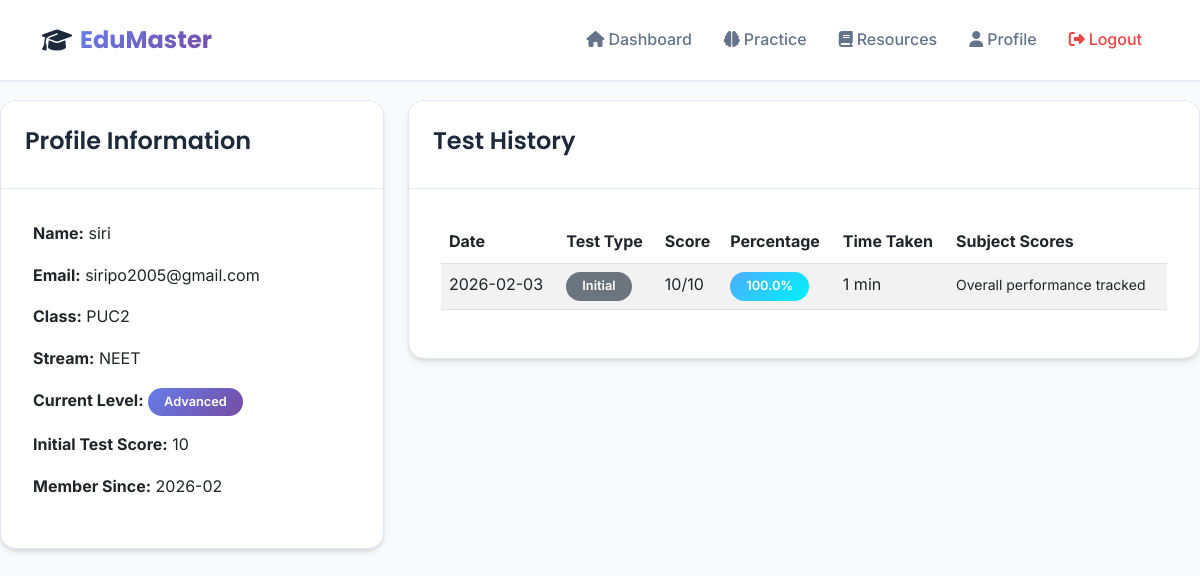
Screenshot of /profile (signed in) with the database file from the repository.
### tables this page shows
CREATE TABLE users (
            id INTEGER PRIMARY KEY AUTOINCREMENT,
            name TEXT NOT NULL,
            email TEXT UNIQUE NOT NULL,
            password TEXT NOT NULL,
            class_level TEXT NOT NULL,
            stream TEXT NOT NULL,
            initial_test_score INTEGER DEFAULT 0,
            level TEXT DEFAULT 'Beginner',
            weak_topics TEXT DEFAULT '{}',
            strong_topics TEXT DEFAULT '{}',
            created_at TIMESTAMP DEFAULT CURRENT_TIMESTAMP
        , remember_token TEXT, last_login TIMESTAMP);

CREATE TABLE test_attempts (
            id INTEGER PRIMARY KEY AUTOINCREMENT,
            user_id INTEGER NOT NULL,
            test_type TEXT NOT NULL,
            questions_attempted TEXT NOT NULL,
            answers_given TEXT NOT NULL,
            score INTEGER NOT NULL,
            total_questions INTEGER NOT NULL,
            time_taken INTEGER,
            subject_scores TEXT,
            created_at TIMESTAMP DEFAULT CURRENT_TIMESTAMP,
            FOREIGN KEY (user_id) REFERENCES users (id)
        );

### simple_app.py (the view)
@app.route('/profile')
def profile():
    user = get_current_user()
    if not user:
        return redirect(url_for('login'))
    conn = get_db()
    test_history = conn.execute('''
        SELECT * FROM test_attempts WHERE user_id = ?
        ORDER BY created_at DESC
    ''', (user['id'],)).fetchall()
    conn.close()
    return render_template('profile.html', user=dict(user), test_history=test_history)

### simple_app.py (called while the page is built)
def get_db():
    conn = sqlite3.connect(DATABASE)
    conn.row_factory = sqlite3.Row
    return conn

def get_current_user():
    if 'user_id' in session:
        conn = get_db()
        user = conn.execute('SELECT * FROM users WHERE id = ?', (session['user_id'],)).fetchone()
        conn.close()
        return user
    return get_user_from_session()

@app.before_request
def load_user_from_session():
    if 'user_id' not in session:
        session_token = session.get('session_token')
        if session_token:
            user = get_user_from_session()
            if user:
                session['user_id'] = user['id']

### templates/profile.html (shortened to what this page needs)
{% extends "base.html" %}
{% block content %}
<div class="row">
    <div class="col-md-4">
        <div class="card">
            <div class="card-header">
                <h4>Profile Information</h4>
            </div>
            <div class="card-body">
                <p><strong>Name:</strong> {{ user.name }}</p>
                <p><strong>Email:</strong> {{ user.email }}</p>
                <p><strong>Class:</strong> {{ user.class_level }}</p>
                <p><strong>Stream:</strong> {{ user.stream }}</p>
                <p><strong>Current Level:</strong>
                    <span class="badge bg-primary">{{ user.level }}</span>
                </p>
                <p><strong>Initial Test Score:</strong> {{ user.initial_test_score }}</p>
                <p><strong>Member Since:</strong> {{ user['created_at'][:7] if user.get('created_at') else 'Recently' }}</p>
            </div>
        </div>
    </div>
    <div class="col-md-8">
        <div class="card">
            <div class="card-header">
                <h4>Test History</h4>
            </div>
            <div class="card-body">
                {% if test_history %}
                    <div class="table-responsive">
                        <table class="table table-striped">
                            <thead>
                                <tr>
                                    <th>Date</th>
                                    <th>Test Type</th>
                                    <th>Score</th>
                                    <th>Percentage</th>
                                    <th>Time Taken</th>
                                    <th>Subject Scores</th>
                                </tr>
                            </thead>
                            <tbody>
                                {% for test in test_history %}
                                <tr>
                                    <td>{{ test['created_at'][:10] }}</td>
                                    <td>
                                        <span class="badge bg-secondary">{{ test['test_type'].title() }}</span>
                                    </td>
                                    <td>{{ test['score'] }}/{{ test['total_questions'] }}</td>
                                    <td>
                                        {% set percentage = (test['score'] / test['total_questions'] * 100) %}
                                        <span class="badge {% if percentage >= 80 %}bg-success{% elif percentage >= 60 %}bg-warning{% else %}bg-danger{% endif %}">
                                            {{ "%.1f"|format(percentage) }}%
                                        </span>
                                    </td>
                                    <td>{{ test['time_taken'] or 'N/A' }} min</td>
                                    <td>
                                        <small>Overall performance tracked</small>
                                    </td>
                                </tr>
                                {% endfor %}
                            </tbody>
                        </table>
                    </div>
                {% endif %}
            </div>
        </div>
    </div>
</div>
{% endblock %}

### templates/base.html (shortened to what this page needs)
<!DOCTYPE html>
<html lang="en">
<head>
    <link href="https://cdn.jsdelivr.net/npm/bootstrap@5.3.0/dist/css/bootstrap.min.css" rel="stylesheet">
    <link href="https://cdnjs.cloudflare.com/ajax/libs/font-awesome/6.4.0/css/all.min.css" rel="stylesheet">
    <link rel="stylesheet" href="{{ url_for('static', filename='css/style.css') }}">
</head>
<body>
    {% if session.user_id %}
    <nav class="navbar navbar-expand-lg fixed-top">
        <div class="container">
            <a class="navbar-brand" href="{{ url_for('dashboard') }}">
                <i class="fas fa-graduation-cap me-2"></i>
                <span class="brand-text">EduMaster</span>
            </a>
            <div class="collapse navbar-collapse" id="navbarNav">
                <div class="navbar-nav ms-auto">
                    <a class="nav-link" href="{{ url_for('dashboard') }}">
                        <i class="fas fa-home me-1"></i>Dashboard
                    </a>
                    <a class="nav-link" href="{{ url_for('adaptive_test') }}">
                        <i class="fas fa-brain me-1"></i>Practice
                    </a>
                    <a class="nav-link" href="{{ url_for('resources') }}">
                        <i class="fas fa-book me-1"></i>Resources
                    </a>
                    <a class="nav-link" href="{{ url_for('profile') }}">
                        <i class="fas fa-user me-1"></i>Profile
                    </a>
                    <a class="nav-link logout-btn" href="{{ url_for('logout') }}">
                        <i class="fas fa-sign-out-alt me-1"></i>Logout
                    </a>
                </div>
            </div>
        </div>
    </nav>
    {% endif %}
    <main class="{% if session.user_id %}main-content{% endif %}">
        {% block content %}{% endblock %}
    </main>
</body>
</html>

### static/css/style.css (style rules this page uses)
:root { --primary-gradient: linear-gradient(135deg, #667eea 0%, #764ba2 100%); --secondary-gradient: linear-gradient(135deg, #f093fb 0%, #f5576c 100%); --success-gradient: linear-gradient(135deg, #4facfe 0%, #00f2fe 100%); --warning-gradient: linear-gradient(135deg, #43e97b 0%, #38f9d7 100%); --bg-primary: #f8fafc; --bg-secondary: #ffffff; --text-primary: #1e293b; --text-secondary: #64748b; --text-muted: #94a3b8; --border-color: #e2e8f0; --shadow-sm: 0 1px 2px 0 rgba(0, 0, 0, 0.05); --shadow-md: 0 4px 6px -1px rgba(0, 0, 0, 0.1), 0 2px 4px -1px rgba(0, 0, 0, 0.06); --shadow-lg: 0 10px 15px -3px rgba(0, 0, 0, 0.1), 0 4px 6px -2px rgba(0, 0, 0, 0.05); --shadow-xl: 0 20px 25px -5px rgba(0, 0, 0, 0.1), 0 10px 10px -5px rgba(0, 0, 0, 0.04); --border-radius: 16px; --border-radius-sm: 8px; --border-radius-lg: 24px; }
* { margin: 0; padding: 0; box-sizing: border-box; }
body { font-family: 'Inter', -apple-system, BlinkMacSystemFont, 'Segoe UI', sans-serif; background: var(--bg-primary); color: var(--text-primary); line-height: 1.6; font-weight: 400; }
h1, h2, h3, h4, h5, h6 { font-family: 'Poppins', sans-serif; font-weight: 600; line-height: 1.3; color: var(--text-primary); }
.navbar { background: rgba(255, 255, 255, 0.95) !important; backdrop-filter: blur(20px); border-bottom: 1px solid var(--border-color); box-shadow: var(--shadow-sm); padding: 1rem 0; transition: all 0.3s ease; }
.navbar-brand { font-family: 'Poppins', sans-serif; font-weight: 700; font-size: 1.5rem; color: var(--text-primary) !important; text-decoration: none; display: flex; align-items: center; }
.brand-text { background: var(--primary-gradient); -webkit-background-clip: text; -webkit-text-fill-color: transparent; background-clip: text; }
.nav-link { color: var(--text-secondary) !important; font-weight: 500; padding: 0.5rem 1rem !important; border-radius: var(--border-radius-sm); transition: all 0.3s ease; position: relative; }
.nav-link.logout-btn { color: #ef4444 !important; }
.main-content { padding-top: 100px; }
.card { background: var(--bg-secondary); border: 1px solid var(--border-color); border-radius: var(--border-radius); box-shadow: var(--shadow-md); transition: all 0.3s ease; overflow: hidden; }
.card-header { background: var(--bg-secondary); border-bottom: 1px solid var(--border-color); padding: 1.5rem; font-weight: 600; color: var(--text-primary); }
.card-body { padding: 2rem; }
.badge { font-size: 0.8rem; padding: 0.5rem 1rem; border-radius: 50px; font-weight: 600; }
.badge.bg-primary { background: var(--primary-gradient) !important; }
.badge.bg-success { background: var(--success-gradient) !important; }

### rows the page displays
users: name "siri", email "siripo2005@gmail.com", class_level "PUC2", stream "NEET", level "Advanced", initial_test_score "10", created_at "2026-02"
test_attempts: created_at "2026-02-03", test_type "Initial", score "10", total_questions "10", percentage "100.0", time_taken "1"
